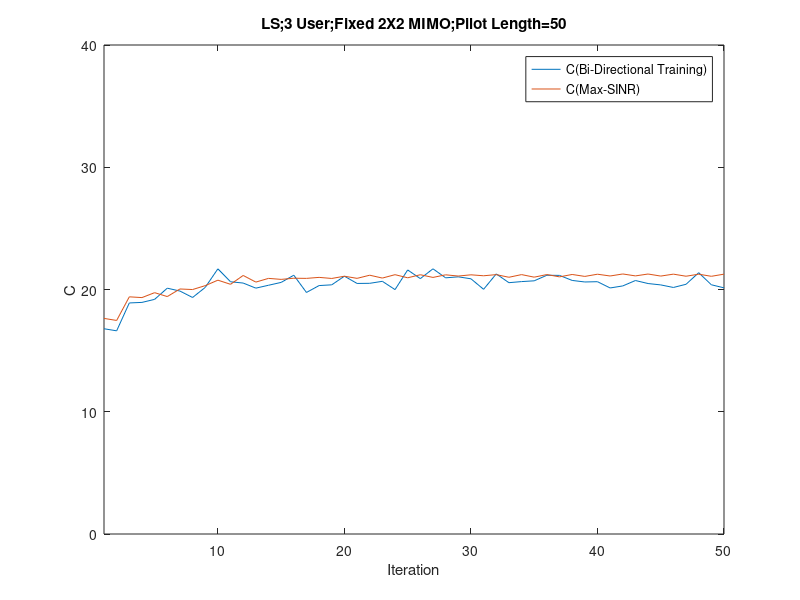

MATLAB code for this plot:
%3 user, 2X2 MIMO Channel
%Turn Off Common Channel 
%calculate MSE
%LS Filter
%add realization function
clc
clear



for k=1:3
SINR_without_stat(:,k)= zeros(10^4,1);
SINR_know_stat(:,k)= zeros(10^4,1);
end

sigma = sqrt(10^(-3));

FilterLength = 10; %FilterLength
Realization=100;


 for R=1:Realization
     
        R
        
        H{1,1}=(1/sqrt(2))*[randn(1,1)+1i*randn(1,1) randn(1,1)+1i*randn(1,1);randn(1,1)+1i*randn(1,1) randn(1,1)+1i*randn(1,1)];
        H{1,2}=0.8*(1/sqrt(2))*[randn(1,1)+1i*randn(1,1) randn(1,1)+1i*randn(1,1);randn(1,1)+1i*randn(1,1) randn(1,1)+1i*randn(1,1)];
        H{2,1}=0.8*(1/sqrt(2))*[randn(1,1)+1i*randn(1,1) randn(1,1)+1i*randn(1,1);randn(1,1)+1i*randn(1,1) randn(1,1)+1i*randn(1,1)];
        H{2,2}=(1/sqrt(2))*[randn(1,1)+1i*randn(1,1) randn(1,1)+1i*randn(1,1);randn(1,1)+1i*randn(1,1) randn(1,1)+1i*randn(1,1)];
        H{3,3}=(1/sqrt(2))*[randn(1,1)+1i*randn(1,1) randn(1,1)+1i*randn(1,1);randn(1,1)+1i*randn(1,1) randn(1,1)+1i*randn(1,1)];
        H{1,3}=0.8*(1/sqrt(2))*[randn(1,1)+1i*randn(1,1) randn(1,1)+1i*randn(1,1);randn(1,1)+1i*randn(1,1) randn(1,1)+1i*randn(1,1)];
        H{2,3}=0.8*(1/sqrt(2))*[randn(1,1)+1i*randn(1,1) randn(1,1)+1i*randn(1,1);randn(1,1)+1i*randn(1,1) randn(1,1)+1i*randn(1,1)];
        H{3,1}=0.8*(1/sqrt(2))*[randn(1,1)+1i*randn(1,1) randn(1,1)+1i*randn(1,1);randn(1,1)+1i*randn(1,1) randn(1,1)+1i*randn(1,1)];
        H{3,2}=0.8*(1/sqrt(2))*[randn(1,1)+1i*randn(1,1) randn(1,1)+1i*randn(1,1);randn(1,1)+1i*randn(1,1) randn(1,1)+1i*randn(1,1)];

        Z{1,1}=H{1,1}.';
        Z{1,2}=H{2,1}.';
        Z{2,1}=H{1,2}.';
        Z{2,2}=H{2,2}.';
        Z{3,3}=H{3,3}.';
        Z{3,1}=H{1,3}.';
        Z{3,2}=H{2,3}.';
        Z{1,3}=H{3,1}.';
        Z{2,3}=H{3,2}.';
        
        for k = 1:3
        gp(:,k)=[1;1];
        gp_w(:,k)=[1;1];
        gp(:,k)=gp(:,k)/norm(gp(:,k));
        gp_w(:,k)=gp_w(:,k)/norm(gp_w(:,k));
        end
        
       

for iteration = 1:50
    
    iteration;
    
            for k = 1:3  
            gp(:,k)=gp(:,k)/norm(gp(:,k));
            gp_w(:,k)=gp_w(:,k)/norm(gp_w(:,k));
            end
            
           
            %Backward Training
            for iter1 = 1:FilterLength

                    for k =1:3
                        if rand-0.5 >= 0
                                    xp_b(k,iter1) = 1;
                                else
                                    xp_b(k,iter1) = -1;
                        end
                    end
                    
                       
                    for k = 1:3

                                neq_p(:,iter1,k) = [0;0];
                                for j = 1:3
                                    if j~=k; 
                                        neq_p(:,iter1,k) = neq_p(:,iter1,k) + Z{k,j}*gp(:,j)*xp_b(j,iter1);
                                    end
                                end

                                neq_p_w(:,:,k) = [0 0;0 0];
                                for j = 1:3
                                    if j~=k;
                                        neq_p_w(:,:,k) = neq_p_w(:,:,k) + Z{k,j}*gp_w(:,j)*gp_w(:,j)'*Z{k,j}';
                                    end
                                end

                           
                    end
                    
                    for k = 1:3   
                                yb(:,iter1,k) = Z{k,k}*(gp(:,k)*xp_b(k,iter1))...
                                                +neq_p(:,iter1,k)...
                                                +sigma*(1/sqrt(2))*[(randn(1,1)+1i*randn(1,1));(randn(1,1)+1i*randn(1,1))];
                    end
                           
                    
                    
            end
            
                    for k = 1:3
                            vp_w(:,k) = inv(  Z{k,k}*gp_w(:,k)*gp_w(:,k)'*Z{k,k}'... 
                                            + neq_p_w(:,:,k)...  
                                            + eye(2)*sigma^2  ) * (Z{k,k}*gp_w(:,k)); 
                    end
            
                    for k = 1:3
                    vp(:,k)  = inv(yb(:,:,k)*yb(:,:,k)')*yb(:,:,k)*xp_b(k,:)';
                    end
            
                    for k = 1:3
                    vp(:,k)=conj(vp(:,k))/norm(vp(:,k));
                    vp_w(:,k)=conj(vp_w(:,k))/norm(vp_w(:,k));
                    end
       

            %Forward Training  
            for iter2 = 1:FilterLength

                    for k = 1:3
                        if rand-0.5 >= 0
                                    xp_f(k,iter2) = 1;
                                else
                                    xp_f(k,iter2) = -1;
                        end
                    end

                    for k = 1:3

                                neq_p(:,iter2,k) = [0;0];
                                for j = 1:3
                                    if j~=k; 
                                        neq_p(:,iter2,k) = neq_p(:,iter2,k) + H{k,j}*vp(:,j)*xp_f(j,iter2);
                                    end
                                end

                                neq_p_w(:,:,k) = [0 0;0 0];
                                for j = 1:3
                                    if j~=k;
                                        neq_p_w(:,:,k) = neq_p_w(:,:,k) + H{k,j}*vp_w(:,j)*vp_w(:,j)'*H{k,j}';
                                    end
                                end

                    end
                    
                    for k = 1:3    
                    yf(:,iter2,k) = H{k,k}*(vp(:,k)*xp_f(k,iter2))...
                                    +neq_p(:,iter2,k)...
                                    +sigma*(1/sqrt(2))*[(randn(1,1)+1i*randn(1,1));(randn(1,1)+1i*randn(1,1))];
                    end
                   
            end 
    
                for k = 1:3 
                gp_w(:,k) = inv(  H{k,k}*vp_w(:,k)*vp_w(:,k)'*H{k,k}'...
                                + neq_p_w(:,:,k)...  
                                + eye(2)*sigma^2  ) * (H{k,k}*vp_w(:,k)); 
                end

                for k = 1:3
                gp(:,k)  = inv(yf(:,:,k)*yf(:,:,k)')*yf(:,:,k)*xp_f(k,:)';
                end
                
            
    
            for k = 1:3
        
                neq_SINR_p(iteration,k) = 0;
                for j = 1:3
                    if j~=k; 
                neq_SINR_p(iteration,k) = neq_SINR_p(iteration,k) + norm(gp(:,k)'*H{k,j}*vp(:,j))^2;
                    end
                end

                neq_SINR_p_w(iteration,k) = 0;
                for j = 1:3
                    if j~=k; 
                neq_SINR_p_w(iteration,k) = neq_SINR_p_w(iteration,k) + norm(gp_w(:,k)'*H{k,j}*vp_w(:,j))^2;
                    end
                end
        
            end
    
            for k = 1:3
            SINR_without_stat(iteration,k)= SINR_without_stat(iteration,k)+(norm(  gp(:,k)'*H{k,k}*vp(:,k) )^2/(  neq_SINR_p(iteration,k) + norm( gp(:,k)'*eye(2)*sigma^2*gp(:,k) )    ))/Realization;
            SINR_know_stat(iteration,k)= SINR_know_stat(iteration,k)+(norm(   gp_w(:,k)'*H{k,k}*vp_w(:,k) )^2/(  neq_SINR_p_w(iteration,k) + norm( gp_w(:,k)'*eye(2)*sigma^2*gp_w(:,k) )   ))/Realization;
            end
    
    end
           
end
   

n=1:iteration;

plot(   n,  log2(1+SINR_without_stat(n,1))+log2(1+SINR_without_stat(n,2))+log2(1+SINR_without_stat(n,3)), n,  log2(1+SINR_know_stat(n,1))+log2(1+SINR_know_stat(n,2))+log2(1+SINR_know_stat(n,3)) )
legend('C(Bi-Directional Training)','C(Max-SINR)')
xlabel('Iteration')
ylabel('C')
title('LS;3 User;Fixed 2X2 MIMO;Pilot Length=50')
axis([1 iteration 0 40])
